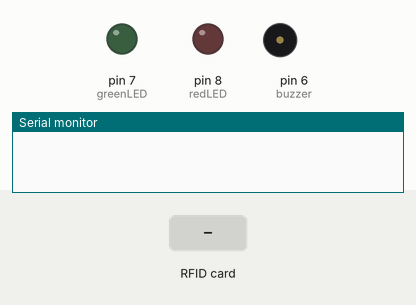
Recording of a sketch running on a simulated Arduino Uno, built with avr-gcc and run on an emulated ATmega328P. Parts: output pins drawn as LEDs (lit = HIGH), buzzer (waves = sounding), the last lines printed to the serial monitor. The inputs (shaded band) are chosen by the test bench. Pins used as bus, display or sensor lines are not drawn.

Above: at 1.2 s.
1.3 s: RFID card 83 A2 E1 FC held to the reader
At 1.9 s:
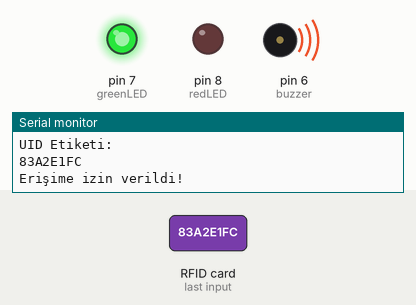
At 2.7 s:
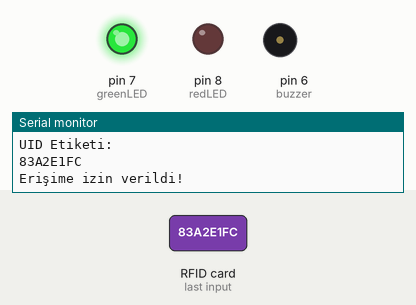
4.3 s: RFID card 5E 7A 19 C4 held to the reader
At 4.6 s:
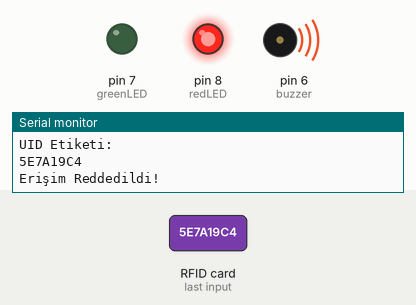
Timing chart, 0 to 7.8 s (numbered marks = the images above; inputs shaded):
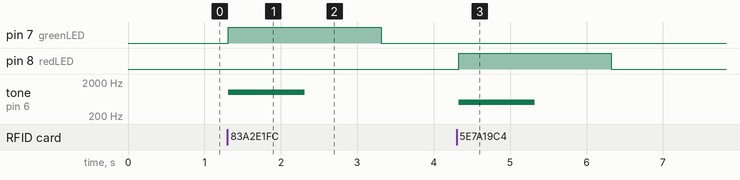

The sketch:

sketch_dec31a.ino
```cpp
#include <MFRC522.h>
#include <SPI.h>

#define SS_PIN 10
#define RST_PIN 9
MFRC522 mfrc522(SS_PIN, RST_PIN);

int greenLED = 7;
int redLED = 8;
int buzzer = 6;

void setup() {
  Serial.begin(9600);
  SPI.begin();
  mfrc522.PCD_Init();
  pinMode(greenLED, OUTPUT);
  pinMode(redLED, OUTPUT);
  pinMode(buzzer, OUTPUT);
  digitalWrite(greenLED, LOW);
  digitalWrite(redLED, LOW);
}

void loop() {
  if (mfrc522.PICC_IsNewCardPresent() && mfrc522.PICC_ReadCardSerial()) {
    // RFID kartı algılandı
    Serial.println("RFID Kart Algılandı!");

    // Kartın UID'sini oku
    String uid = "";
    for (byte i = 0; i < mfrc522.uid.size; i++) {
      uid.concat(String(mfrc522.uid.uidByte[i] < 0x10 ? "0" : ""));
      uid.concat(String(mfrc522.uid.uidByte[i], HEX));
    }
    uid.toUpperCase();

    Serial.println("UID Etiketi: ");
    Serial.println(uid);

    // Erişim izni kontrolü
    if (uid.equals("83A2E1FC")) {
      // Erişim izni var
      Serial.println("Erişime izin verildi!");
      digitalWrite(greenLED, HIGH);
      digitalWrite(redLED, LOW);
      tone(buzzer, 1000, 1000);  // 1000 Hz frekansında 1 saniye süreyle ses çal
      delay(2000);
    }
    else {
      // Erişim izni yok
      Serial.println("Erişim Reddedildi!");
      digitalWrite(greenLED, LOW);
      digitalWrite(redLED, HIGH);
      tone(buzzer, 500, 1000);  // 500 Hz frekansında 1 saniye süreyle ses çal
      delay(2000);
    }

    // 1 saniye sonra LED'leri ve buzzer'ı kapat
    digitalWrite(greenLED, LOW);
    digitalWrite(redLED, LOW);
    noTone(buzzer);

    mfrc522.PICC_HaltA();
  }
}
```

Measured:
- after the input at 1.3 s, pin 7 (greenLED): LOW → HIGH at once, → LOW 2.0 s later; tone on pin 6 (buzzer): silent → 1000 Hz at once, → silent 1.0 s later
- after the input at 4.3 s, pin 8 (redLED): LOW → HIGH at once, → LOW 2.0 s later; tone on pin 6 (buzzer): silent → 500 Hz at once, → silent 1.0 s later
